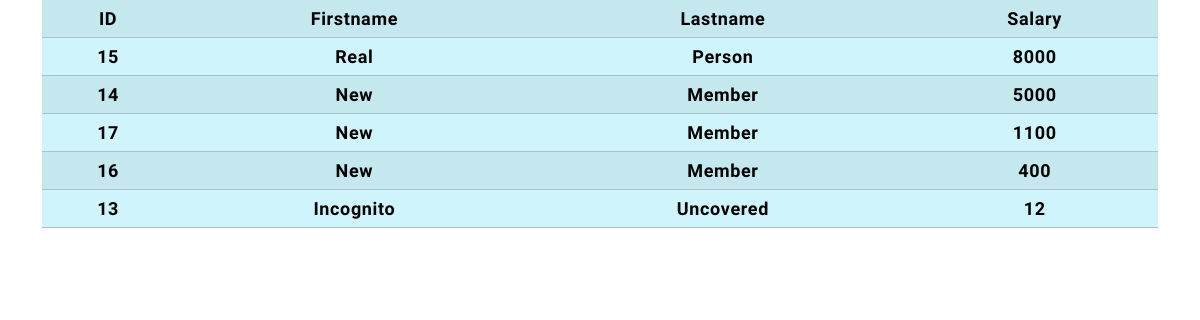
/testing, run on an earlier commit of the app's database.
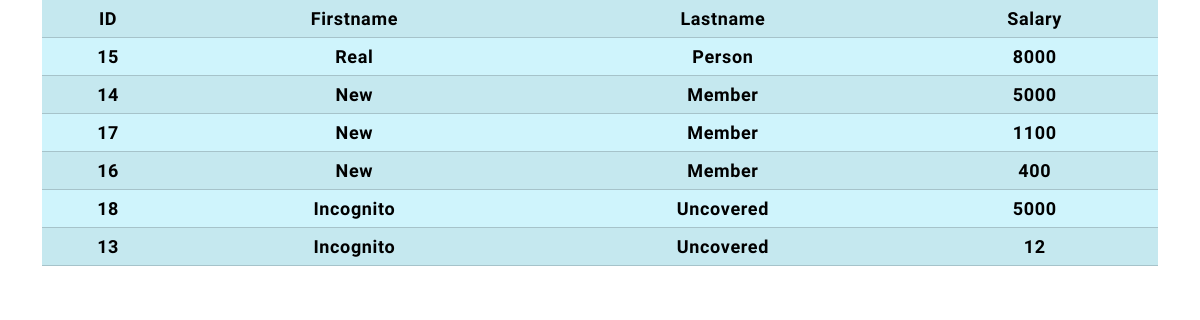
And on a later commit of the database.
### members/models.py (models this page shows)
class Member(models.Model):
    first_name = models.CharField(max_length=100)
    last_name = models.CharField(max_length=100)
    salary = models.PositiveSmallIntegerField()
    updated = models.DateTimeField( auto_now = True )
    """I want now as datetime default """

### members/views.py (the view)
# urls.py: path('testing', views.testing, name='testing'),
def testing(request):
  mydata = Member.objects.all().order_by('-first_name', '-salary').values()
  context = {
    'mymembers': mydata,
  }
  return render(request, 'template.html', context)

### members/templates/template.html (shortened to what this page needs)
{% extends 'master.html' %}
{%block content%}
  <div class="container text-center">
    <table class="table table-info table-striped table-hover">
      <tr>
        <th>ID</th>
        <th>Firstname</th>
        <th>Lastname</th>
        <th>Salary</th>
      </tr>
      {% for x in mymembers %}
        <tr>
          <td>{{ x.id }}</td>
            <td>{{ x.first_name }}</td>
          <td>{{ x.last_name }}</td>
          <td>{{ x.salary }}</td>
        </tr>
      {% endfor %}
    </table>
  </div>
{%endblock%}

What changed in the data, as far as the page shows it:
added Member: id "18", first_name "Incognito", last_name "Uncovered", salary "5000"
